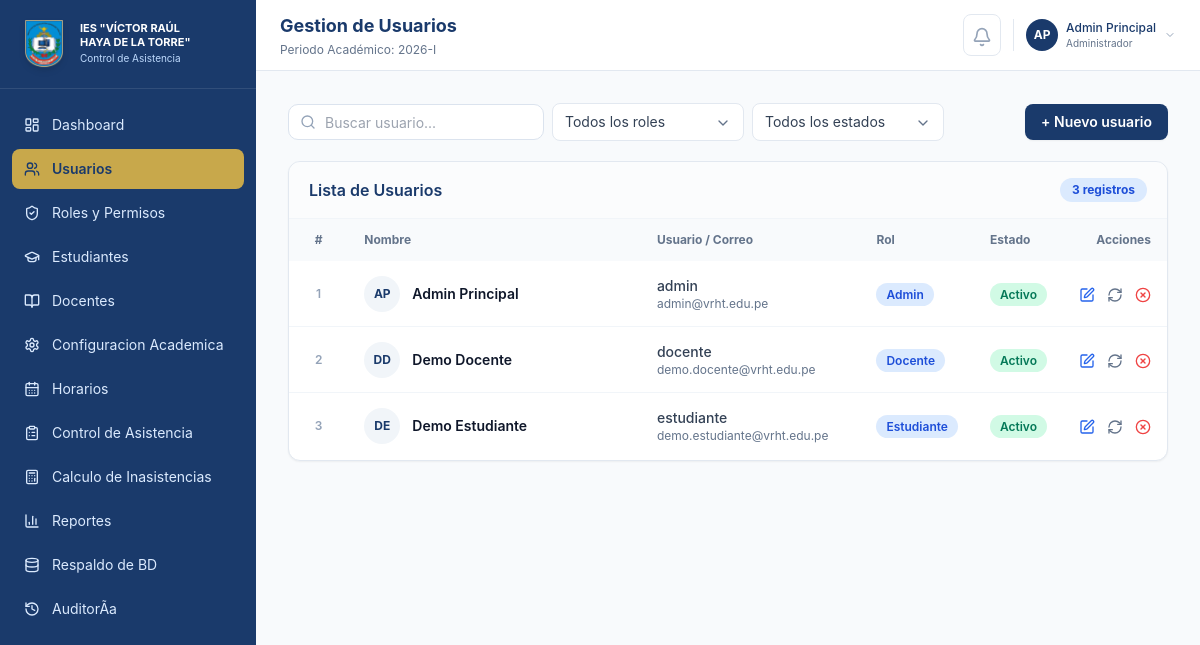
/index.php?m=usuarios (signed in), run on the app's committed database.
### tables this page shows
CREATE TABLE `usuarios` (
  `id` int NOT NULL AUTO_INCREMENT,
  `nombre` varchar(160) NOT NULL,
  `usuario` varchar(60) NOT NULL,
  `password_hash` varchar(255) NOT NULL,
  `rol` enum('admin','docente','estudiante') NOT NULL,
  `estado` enum('Activo','Inactivo') NOT NULL DEFAULT 'Activo',
  `correo` varchar(160) NOT NULL,
  PRIMARY KEY (`id`),
  UNIQUE KEY `usuario` (`usuario`)
);

### public/index.php (called while the page is built, shortened)
<?php
require __DIR__ . '/layout.php';

### app/config.php (called while the page is built, shortened)
<?php
function base_url(string $path = ''): string
{
    $base = rtrim(dirname($_SERVER['SCRIPT_NAME'] ?? ''), '/\\');
    return ($base === '' ? '' : $base) . '/' . ltrim($path, '/');
}

### app/helpers.php (called while the page is built, shortened)
<?php
require_once __DIR__ . '/db.php';
function e(string|int|float|null $value): string
{
    return htmlspecialchars((string) $value, ENT_QUOTES, 'UTF-8');
}
function badge_class(string $estado): string
{
    return match ($estado) {
        'Activo', 'Presente', 'Registrada' => 'bg-emerald-100 text-emerald-700',
        'En riesgo', 'Tardanza', 'Pendiente' => 'bg-amber-100 text-amber-700',
        'Inhabilitado', 'Inasistente', 'Cerrada' => 'bg-red-100 text-red-700',
        'Justificado' => 'bg-blue-100 text-blue-700',
        default => 'bg-slate-100 text-slate-600',
    };
}
function app_user(): ?array
{
    return $_SESSION['user'] ?? null;
}
function page_title(string $module): string
{
    $titles = [
        'dashboard' => 'Dashboard',
        'usuarios' => 'Gestion de Usuarios',
        'roles' => 'Roles y Permisos',
        'estudiantes' => 'GestiÃ³n de Estudiantes',
        'docentes' => 'Gestion de Docentes',
        'configuracion' => 'Configuracion Academica',
        'horarios' => 'GestiÃ³n de Horarios',
        'asistencia' => 'Control de Asistencia',
        'calculo' => 'Calculo de Inasistencias',
        'reportes' => 'Reportes y Exportaciones',
        'respaldo' => 'Respaldo de Base de Datos',
        'auditoria' => 'BitÃ¡cora de AuditorÃ­a',
        'mis-sesiones' => 'Mis Sesiones',
        'registrar-asistencia' => 'Registrar Asistencia',
        'consultar-asistencia' => 'Consultar Asistencia',
        'reportes-docente' => 'Reportes',
        'mi-asistencia' => 'Mi Asistencia',
        'mi-porcentaje' => 'Mi Porcentaje de Inasistencias',
        'mi-estado' => 'Mi Estado Academico',
    ];
    return $titles[$module] ?? 'Panel';
}
function user_initials(string $nombre): string
{
    $parts = preg_split('/\s+/', trim($nombre)) ?: [];
    if (count($parts) >= 2) {
        return mb_strtoupper(mb_substr($parts[0], 0, 1) . mb_substr($parts[1], 0, 1));
    }
    return mb_strtoupper(mb_substr($nombre, 0, 2));
}
function role_label(string $rol): string
{
    return match ($rol) {
        'admin' => 'Administrador',
        'docente' => 'Docente',
        'estudiante' => 'Estudiante',
        default => ucfirst($rol),
    };
}

### app/db.php (called while the page is built, shortened)
<?php
require_once __DIR__ . '/config.php';
function db(): PDO
{
    static $pdo = null;
    if ($pdo instanceof PDO) {
        return $pdo;
    }
    $dsn = 'mysql:host=' . DB_HOST . ';dbname=' . DB_NAME . ';charset=' . DB_CHARSET;
    $pdo = new PDO($dsn, DB_USER, DB_PASS, [
        PDO::ATTR_ERRMODE => PDO::ERRMODE_EXCEPTION,
        PDO::ATTR_DEFAULT_FETCH_MODE => PDO::FETCH_ASSOC,
        PDO::ATTR_EMULATE_PREPARES => false,
    ]);
    return $pdo;
}
function fetch_all(string $sql, array $params = []): array
{
    $stmt = db()->prepare($sql);
    $stmt->execute($params);
    return $stmt->fetchAll();
}

### public/modules/usuarios.php (the view, shortened to what this page needs)
<?php
$usuarios = fetch_all('SELECT id, nombre, usuario, rol, estado, correo FROM usuarios ORDER BY nombre');
$roleLabel = [
    'admin' => 'Admin',
    'docente' => 'Docente',
    'estudiante' => 'Estudiante',
];
?>
<div class="space-y-5">
    <div class="flex flex-wrap items-center justify-between gap-3">
        <div class="flex flex-wrap items-center gap-2">
            <label class="relative block">
                <input id="filter-search" class="form-control filter-input w-full shrink-0 sm:w-64 pl-9" placeholder="Buscar usuario...">
            </label>
        </div>
        <?php render_modal_button('+  Nuevo usuario', 'modal-nuevo-usuario'); ?>
    </div>
    <div class="overflow-x-auto overflow-y-hidden min-h-[300px] rounded-xl border border-slate-200 bg-white shadow-sm hidden md:block">
        <div class="flex items-center justify-between border-b border-slate-100 px-5 py-4 bg-slate-50/50">
            <h2 class="font-semibold text-[#1a3a6b]">Lista de Usuarios</h2>
            <span class="rounded-full bg-blue-100 px-3 py-1 text-xs font-bold text-blue-700">
                <?= count($usuarios) ?> registros
            </span>
        </div>
        <table class="w-full min-w-[800px]">
            <thead class="bg-slate-50">
                <tr>
                    <th class="table-th w-16 text-center">#</th>
                    <th class="table-th w-1/3">Nombre</th>
                    <th class="table-th w-1/4">Usuario / Correo</th>
                    <th class="table-th">Rol</th>
                    <th class="table-th">Estado</th>
                    <th class="table-th text-right">Acciones</th>
                </tr>
            </thead>
            <tbody class="divide-y divide-slate-100">
            <?php foreach ($usuarios as $index => $u): ?>
                <tr class="user-row" data-rol="<?= e($u['rol']) ?>" data-estado="<?= e($u['estado']) ?>" data-search="<?= strtolower(e($u['nombre'] . ' ' . $u['usuario'] . ' ' . $u['correo'])) ?>">
                    <td class="table-td text-center text-slate-400 text-xs font-semibold"><?= $index + 1 ?></td>
                    <td class="table-td">
                        <div class="flex items-center gap-3">
                            <span class="grid h-9 w-9 shrink-0 place-items-center rounded-full bg-slate-100 text-xs font-bold text-[#1a3a6b]"><?= e(user_initials($u['nombre'])) ?></span>
                            <span class="truncate font-semibold text-slate-900" title="<?= e($u['nombre']) ?>"><?= e($u['nombre']) ?></span>
                        </div>
                    </td>
                    <td class="table-td">
                        <div class="flex flex-col min-w-0">
                            <span class="truncate font-medium text-slate-700"><?= e($u['usuario']) ?></span>
                            <span class="truncate text-xs text-slate-500" title="<?= e($u['correo']) ?>"><?= e($u['correo']) ?></span>
                        </div>
                    </td>
                    <td class="table-td"><span class="rounded-full bg-blue-100 px-2.5 py-1 text-xs font-semibold text-blue-700"><?= e($roleLabel[$u['rol']] ?? $u['rol']) ?></span></td>
                    <td class="table-td"><span class="rounded-full px-2.5 py-1 text-xs font-semibold <?= badge_class($u['estado']) ?>"><?= e($u['estado']) ?></span></td>
                    <td class="table-td">
                        <div class="flex items-center justify-end gap-3">
                            <button type="button" class="text-blue-600 transition hover:text-blue-800" onclick="openEditModal(<?= htmlspecialchars(json_encode($u), ENT_QUOTES, 'UTF-8') ?>)" title="Editar"><i data-lucide="square-pen" class="h-4 w-4"></i></button>
                            <button type="button" class="text-slate-500 transition hover:text-slate-700" onclick="resetPassword(<?= $u['id'] ?>)" title="Restablecer clave"><i data-lucide="refresh-cw" class="h-4 w-4"></i></button>
                            <?php if ($u['estado'] === 'Activo'): ?>
                                <button type="button" class="text-red-500 transition hover:text-red-700" onclick="toggleStatus(<?= $u['id'] ?>, 'Inactivo')" title="Desactivar"><i data-lucide="circle-x" class="h-4 w-4"></i></button>
                            <?php else: ?>
                                <button type="button" class="text-emerald-500 transition hover:text-emerald-700" onclick="toggleStatus(<?= $u['id'] ?>, 'Activo')" title="Activar"><i data-lucide="check-circle" class="h-4 w-4"></i></button>
                            <?php endif; ?>
                        </div>
                    </td>
                </tr>
            <?php endforeach; ?>
            </tbody>
        </table>
    </div>
</div>

### public/layout.php (shortened to what this page needs)
<?php
require_once __DIR__ . '/../app/helpers.php';
$user = app_user();
$module = $_GET['m'] ?? ($user['rol'] === 'admin' ? 'dashboard' : ($user['rol'] === 'docente' ? 'mis-sesiones' : 'mi-asistencia'));
$menu = module_menu($user['rol']);
$title = page_title($module);
    ?>
    <?php
function render_modal_button(string $label, string $modalId, string $style = 'primary'): void
{
    $class = $style === 'secondary'
        ? 'border border-slate-200 bg-white text-slate-700 hover:bg-slate-50'
        : 'bg-[#1a3a6b] text-white hover:bg-[#142d54]';
    echo '<button type="button" data-modal-target="' . e($modalId) . '" class="btn-animate rounded-lg px-4 py-2 text-sm font-semibold transition-all duration-200 shadow-sm hover:shadow-md ' . $class . '">' . e($label) . '</button>';
}
?>
<!doctype html>
<html lang="es">
<head>
    <script src="https://cdn.tailwindcss.com"></script>
    <link rel="stylesheet" href="<?= e(base_url('assets/app.css')) ?>">
    <link rel="stylesheet" href="https://cdn.jsdelivr.net/npm/flatpickr/dist/flatpickr.min.css">
</head>
<body class="bg-slate-50 text-slate-900">
<div class="flex min-h-screen bg-slate-50">
    <aside id="sidebar" class="hidden fixed inset-y-0 left-0 z-50 w-64 shrink-0 bg-[#1a3a6b] text-white transition-transform duration-300 lg:static lg:block">
        <div class="flex h-full flex-col lg:sticky lg:top-0 lg:h-screen">
            <div class="border-b border-white/10 px-5 py-5 flex items-center justify-between">
                <div class="flex items-center gap-3">
                    <div class="flex h-12 w-12 items-center justify-center">
                        <img src="<?= e(base_url('assets/images/logo_vrht.png')) ?>" alt="Logo VRHT" class="h-full w-full object-contain drop-shadow-md">
                    </div>
                    <div>
                        <p class="text-[11px] font-bold leading-tight uppercase">IES "VÍCTOR RAÚL<br>HAYA DE LA TORRE"</p>
                        <p class="text-[10px] mt-0.5 text-blue-200">Control de Asistencia</p>
                    </div>
                </div>
            </div>
            <nav class="flex-1 space-y-1 overflow-y-auto px-3 py-4">
                <?php foreach ($menu as $id => [$label, $icon]): ?>
                    <a href="<?= e(base_url('index.php?m=' . $id)) ?>" class="flex items-center gap-3 rounded-lg px-3 py-2.5 text-sm transition <?= $module === $id ? 'bg-[#c8a84b] font-semibold text-[#1a3a6b]' : 'text-blue-100 hover:bg-white/10' ?>">
                        <i data-lucide="<?= e($icon) ?>" class="h-4 w-4"></i>
                        <span><?= e($label) ?></span>
                    </a>
                <?php endforeach; ?>
            </nav>
        </div>
    </aside>
    <main class="flex min-w-0 flex-1 flex-col">
        <header class="sticky top-0 shrink-0 border-b border-slate-200 bg-white/95 backdrop-blur px-4 py-3 lg:px-6 z-40">
            <div class="flex items-center justify-between gap-4">
                <div class="flex items-center gap-3">
                    <div>
                        <h1 class="text-lg font-bold text-[#1a3a6b]"><?= e($title) ?></h1>
                        <p class="mt-0.5 hidden text-xs text-slate-500 sm:block">Periodo Académico: 2026-I</p>
                    </div>
                </div>
                <div class="flex items-center gap-3">
                    <div class="relative">
                        <button type="button" data-notif-toggle class="relative rounded-lg border border-slate-200 bg-white p-2 text-slate-400 transition hover:text-[#1a3a6b]">
                            <i data-lucide="bell" class="h-5 w-5"></i>
                        </button>
                    </div>
                    <div class="flex items-center gap-2 border-l border-slate-200 pl-3 relative cursor-pointer" onclick="document.getElementById('user-menu').classList.toggle('hidden')">
                        <div class="flex h-8 w-8 items-center justify-center rounded-full bg-[#1a3a6b] text-xs font-bold text-white">
                            <?= e(user_initials($user['nombre'])) ?>
                        </div>
                        <div class="hidden sm:block">
                            <p class="text-xs font-medium text-[#1a3a6b]"><?= e($user['nombre']) ?></p>
                            <p class="text-[10px] text-slate-500"><?= e(role_label($user['rol'])) ?></p>
                        </div>
                        <i data-lucide="chevron-down" class="hidden h-3 w-3 text-slate-400 sm:block"></i>
                    </div>
                </div>
            </div>
        </header>
        <section class="flex-1 p-4 lg:p-8 overflow-x-hidden w-full">
            <?php require __DIR__ . '/modules/' . $module . '.php'; ?>
        </section>
    </main>
</div>
</body>
</html>

### public/assets/app.css (style rules this page uses)
body { font-family: Inter, ui-sans-serif, system-ui, -apple-system, BlinkMacSystemFont, "Segoe UI", sans-serif; }
.table-th { padding: 0.75rem 1rem; text-align: left; font-size: 0.75rem; font-weight: 700; color: #64748b; }
.table-td { padding: 0.875rem 1rem; font-size: 0.875rem; color: #334155; vertical-align: middle; }
.form-control { width: 100%; border-radius: 0.625rem; border: 1px solid #dbe3ee; background: #fff; padding: 0.625rem 0.75rem; font-size: 0.875rem; outline: none; transition: all 0.2s cubic-bezier(0.4, 0, 0.2, 1); }
input.form-control.filter-input { min-height: 2.25rem; height: 2.25rem; padding-top: 0.375rem; padding-bottom: 0.375rem; line-height: 1.25rem; }
.lucide { display: inline-block; flex-shrink: 0; stroke-width: 2; vertical-align: middle; }
.btn-animate { transition: transform 0.1s ease-in-out, box-shadow 0.1s ease-in-out; }

### data on the page
usuarios: nombre "AP", nombre "Admin Principal", usuario "admin", correo "admin@vrht.edu.pe", rol "Admin", estado "Activo"
usuarios: nombre "DD", nombre "Demo Docente", usuario "docente", correo "demo.docente@vrht.edu.pe", rol "Docente", estado "Activo"
usuarios: nombre "DE", nombre "Demo Estudiante", usuario "estudiante", correo "demo.estudiante@vrht.edu.pe", rol "Estudiante", estado "Activo"

### other printed values
$label "Dashboard"
$label "Usuarios"
$label "Roles y Permisos"
$label "Estudiantes"
$label "Docentes"
$label "Configuracion Academica"
$label "Horarios"
$label "Control de Asistencia"
$label "Calculo de Inasistencias"
$label "Reportes"
$label "Respaldo de BD"
$label "AuditorÃ­a"
$title "Gestion de Usuarios"
user_initials($user['nombre']) "AP"
$user['nombre'] "Admin Principal"
